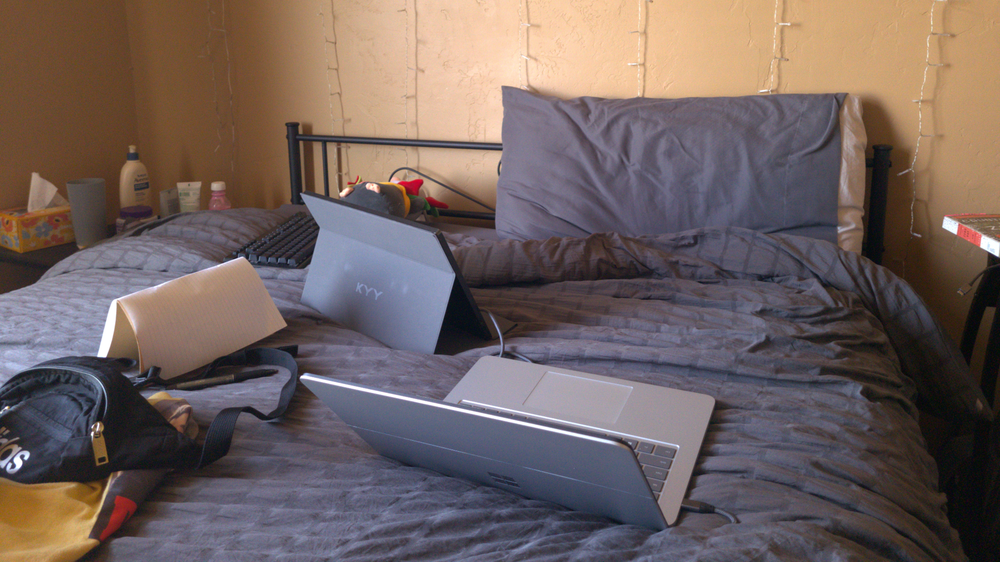
#> input picture image_compression_analysis/photos/png_conversion/image_1.png, 1000 x 562 px, shrunk from 1920 x 1080 before the run
$ python assignment_05.py photos/png_conversion/image_1.png
#> lines starting #> are read from the running program, lines starting #| are printed output that depends on the picture
__author__ = 'Taylor Bybee'
__copyright__ = 'Copyright (C) 2023-2024 Taylor Bybee'

# Imports
import numpy as np
import argparse
import math
import cv2
import os
import matplotlib.pyplot as plt


def ParseArgs():
    """
    This function parses arguments to the program.
    """
    parser = argparse.ArgumentParser()
    parser.add_argument('image')
    args = parser.parse_args()
    return args


def ComputeRmse(img1, img2):
    i1 = img1.flatten().astype(float)
    i2 = img2.flatten().astype(float)
    d = i1 - i2
    return math.sqrt(np.mean(np.multiply(d, d)))


def main():
    # Parse Arguments
    args = ParseArgs()

    # Load Raw Image
    original_img = cv2.imread(args.image)
#> original_img is the input picture: shape (562, 1000, 3); mean B, G, R 94.9, 97.8, 112.8
    original_img_size = os.path.getsize(args.image)
    print(f'Original image size: {original_img_size} bytes with dimensions {original_img.shape}.')
#| Original image size: 960482 bytes with dimensions (562, 1000, 3).

    # Write out various compression levels
    jpeg_quality_levels = [1, 10, 20, 30, 40, 50, 60, 70, 80, 90, 100]

    image_name = args.image.split("/")[-1].replace(".png", "")
    folder_path = 'photos/compressed_images/'  + image_name + '/'

    for jql in jpeg_quality_levels:
        # Create filename
        fn = folder_path + image_name + '_' + str(jql) + '.jpg'

        # Write file to disk with the specified compression level
        cv2.imwrite(fn, original_img, [cv2.IMWRITE_JPEG_QUALITY, jql])

        # Compute some metrics, print info to console
        read_img = cv2.imread(fn)
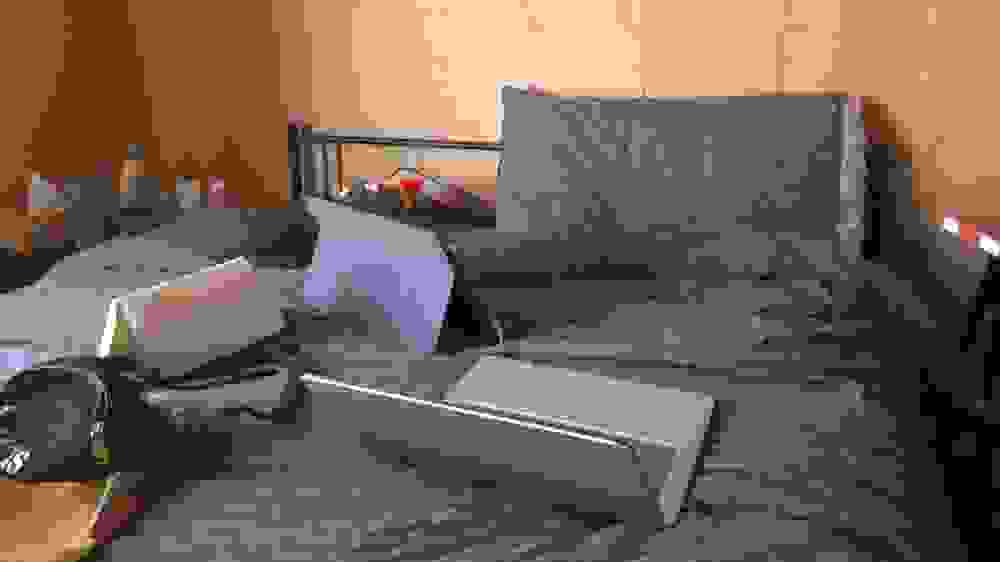
#> read_img: shape (562, 1000, 3); mean B, G, R 87.1, 98.3, 115
        rmse = ComputeRmse(read_img, original_img)
#> rmse = 18.01
        compressed_img_size = os.path.getsize(fn)
        r = compressed_img_size / original_img_size
        print(f'JPEG Quality: {jql}. Size on disk: {compressed_img_size} bytes. Compression ratio: {r}. Pixel RMSE: {rmse}.')
#| JPEG Quality: 1. Size on disk: 10906 bytes. Compression ratio: 0.011354715653182464. Pixel RMSE: 18.011453371408294.

    # Plot the compression ratio by compression and a straight line for 30 quality level
    plt.plot(jpeg_quality_levels, [os.path.getsize(folder_path + image_name + '_' + str(jql) + '.jpg')/original_img_size for jql in jpeg_quality_levels], label='Compression Ratio')
    plt.axvline(x=30, color='r', linestyle='-', label='Quality Level 30')
    plt.xlabel('JPEG Quality Level')
    plt.ylabel('Compression Ratio')
    plt.title('Compression Ratio by Compression Level')
    plt.legend()
    plt.savefig('photos/plot_grids/' + image_name + '_compression_ratio_plot.jpg')
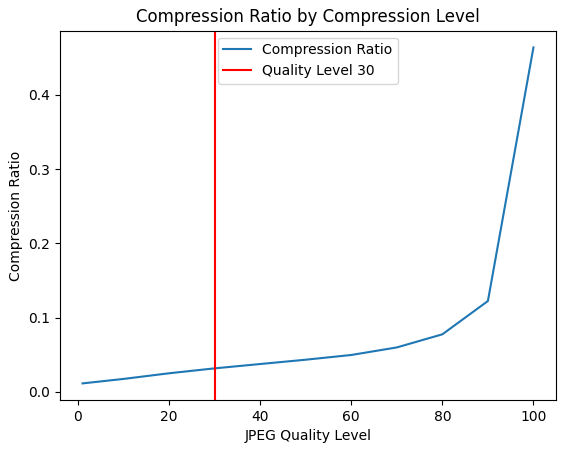
#> figure drawn by matplotlib, 1 panel; curve peaks at x = 100, y = 0.464
    plt.show()

    # Plot the image size by compression and a straight line for 0.55 MB
    plt.plot(jpeg_quality_levels, [os.path.getsize(folder_path + image_name + '_' + str(jql) + '.jpg')/1e6 for jql in jpeg_quality_levels], label='Image Size (MB)')
    plt.axhline(y=0.55, color='r', linestyle='-', label='0.55 MB')
    plt.axvline(x=30, color='r', linestyle='-', label='Quality Level 30')
    plt.xlabel('JPEG Quality Level')
    plt.ylabel('Image Size (MB)')
    plt.title('Image Size by Compression Level')
    plt.legend()
    plt.savefig('photos/plot_grids/' + image_name + '_size_plot.jpg')
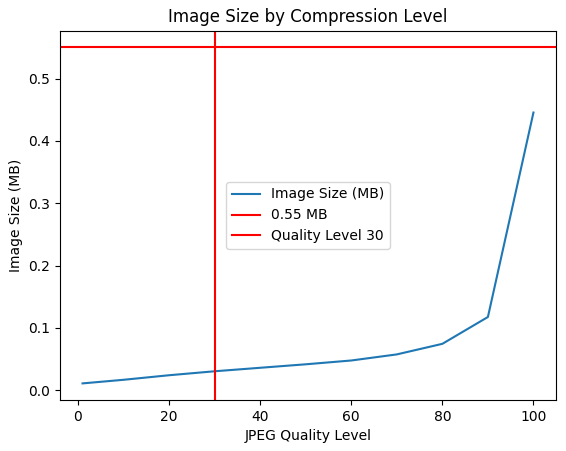
#> figure drawn by matplotlib, 1 panel; curve peaks at x = 100, y = 0.445
    plt.show()

    # Plot the image RMSE by compression and a straight vertical line for quality level 30
    plt.plot(jpeg_quality_levels, [ComputeRmse(cv2.imread(folder_path + image_name + '_' + str(jql) + '.jpg'), original_img) for jql in jpeg_quality_levels], label='Pixel RMSE')
    plt.axvline(x=30, color='r', linestyle='-', label='Quality Level 30')
    plt.xlabel('JPEG Quality Level')
    plt.ylabel('Pixel RMSE')
    plt.title('Pixel RMSE by Compression Level')
    plt.legend()
    plt.savefig('photos/plot_grids/' + image_name + '_rmse_plot.jpg')
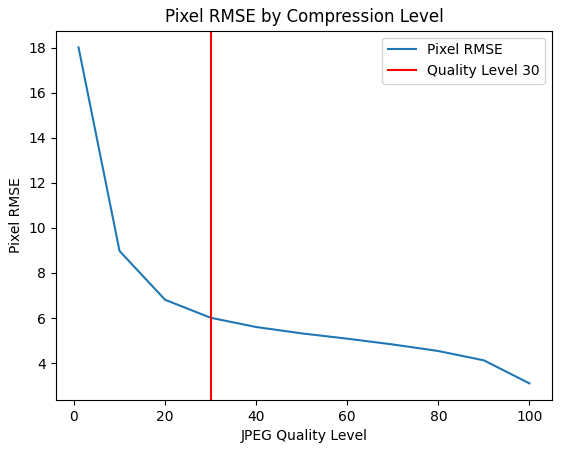
#> figure drawn by matplotlib, 1 panel; curve peaks at x = 1, y = 18.01
    plt.show()

    # Create a 6x2 subplot of compressed images
    fig, axs = plt.subplots(6, 2, figsize=(10, 24))

    # Show the original image in the first subplot
    original_img_rgb = cv2.cvtColor(original_img, cv2.COLOR_BGR2RGB)  # Convert color space for matplotlib
    axs[0, 0].imshow(original_img_rgb)
    axs[0, 0].set_title('Original Image')
    axs[0, 0].axis('off')  # Hide axis

    # Show the compressed images in the remaining subplots
    for i, jql in enumerate(jpeg_quality_levels, start=1):
        fn = folder_path + image_name + '_' + str(jql) + '.jpg'
        read_img = cv2.imread(fn)
        read_img = cv2.cvtColor(read_img, cv2.COLOR_BGR2RGB)  # Convert color space for matplotlib
        axs[i//2, i%2].imshow(read_img)
        axs[i//2, i%2].set_title(f'JPEG Quality: {jql}')
        axs[i//2, i%2].axis('off')  # Hide axis

    # Save plot to plot_grids folder and name it after the original image
    plot_fn = image_name + '_plot.jpg'
#> plot_fn = 'image_1_plot.jpg'
    plt.savefig('photos/plot_grids/' + plot_fn)
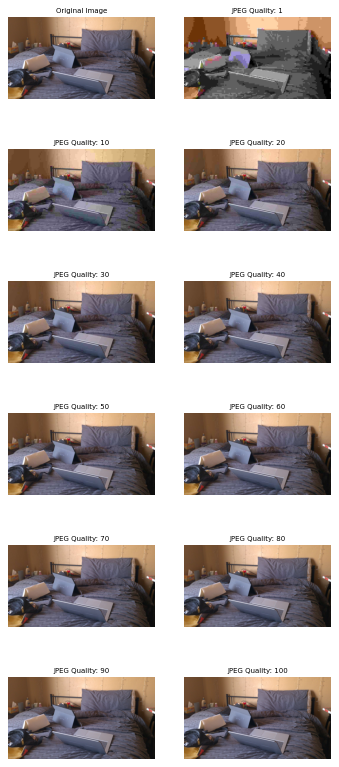
#> figure drawn by matplotlib, 12 panels

    plt.show()


# Entry Point
if __name__ == '__main__':
    main()
